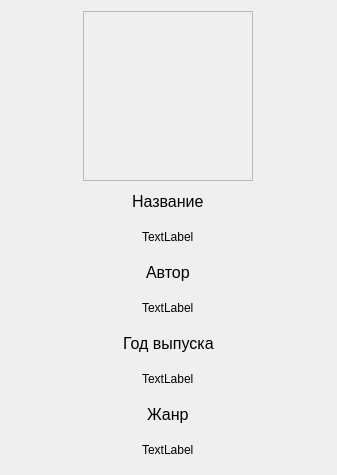
<?xml version="1.0" encoding="UTF-8"?>
<ui version="4.0">
 <class>Form</class>
 <widget class="QWidget" name="Form">
  <property name="geometry">
   <rect>
    <x>0</x>
    <y>0</y>
    <width>337</width>
    <height>475</height>
   </rect>
  </property>
  <property name="windowTitle">
   <string>Form</string>
  </property>
  <layout class="QVBoxLayout" name="verticalLayout">
   <item alignment="Qt::AlignHCenter">
    <widget class="QLabel" name="pictureLabel">
     <property name="minimumSize">
      <size>
       <width>170</width>
       <height>170</height>
      </size>
     </property>
     <property name="maximumSize">
      <size>
       <width>170</width>
       <height>170</height>
      </size>
     </property>
     <property name="frameShape">
      <enum>QFrame::StyledPanel</enum>
     </property>
     <property name="text">
      <string/>
     </property>
    </widget>
   </item>
   <item alignment="Qt::AlignHCenter">
    <widget class="QLabel" name="nameLabal">
     <property name="font">
      <font>
       <pointsize>12</pointsize>
      </font>
     </property>
     <property name="text">
      <string>Название</string>
     </property>
    </widget>
   </item>
   <item alignment="Qt::AlignHCenter">
    <widget class="QLabel" name="nameText">
     <property name="text">
      <string>TextLabel</string>
     </property>
    </widget>
   </item>
   <item alignment="Qt::AlignHCenter">
    <widget class="QLabel" name="authorLabel">
     <property name="font">
      <font>
       <pointsize>12</pointsize>
      </font>
     </property>
     <property name="text">
      <string>Автор</string>
     </property>
    </widget>
   </item>
   <item alignment="Qt::AlignHCenter">
    <widget class="QLabel" name="authorText">
     <property name="text">
      <string>TextLabel</string>
     </property>
    </widget>
   </item>
   <item alignment="Qt::AlignHCenter">
    <widget class="QLabel" name="yearLabel">
     <property name="font">
      <font>
       <pointsize>12</pointsize>
      </font>
     </property>
     <property name="text">
      <string>Год выпуска</string>
     </property>
    </widget>
   </item>
   <item alignment="Qt::AlignHCenter">
    <widget class="QLabel" name="yearText">
     <property name="text">
      <string>TextLabel</string>
     </property>
    </widget>
   </item>
   <item alignment="Qt::AlignHCenter">
    <widget class="QLabel" name="genreLabel">
     <property name="font">
      <font>
       <pointsize>12</pointsize>
      </font>
     </property>
     <property name="text">
      <string>Жанр</string>
     </property>
    </widget>
   </item>
   <item alignment="Qt::AlignHCenter">
    <widget class="QLabel" name="genreText">
     <property name="text">
      <string>TextLabel</string>
     </property>
    </widget>
   </item>
  </layout>
 </widget>
 <resources/>
 <connections/>
</ui>
